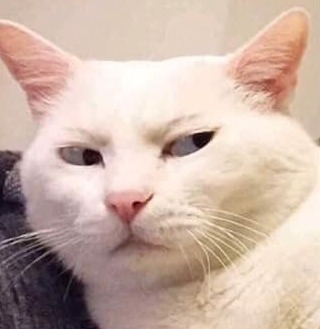
#> input picture cat.jpg, 320 x 329 px
$ jupyter execute first.ipynb
#> lines starting #> are read from the running program, lines starting #| are printed output that depends on the picture
[cell 1]
import cv2
import numpy as np
import matplotlib.pyplot as plt

np.random.seed(10)
img = cv2.imread('./cat.jpg')
#> img is the input picture: shape (329, 320, 3); mean B, G, R 166.9, 179, 203
img_gray = cv2.cvtColor(img, cv2.COLOR_BGR2GRAY)/255
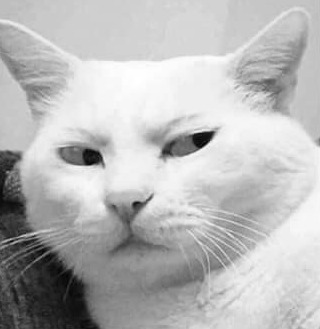
#> img_gray: shape (329, 320) float64; min 0.0157, max 1, mean 0.725
def imshow(img):
    plt.imshow(img,cmap='gray')
    # plt.imshow(img)
    plt.show()

class Conv2d:
    def __init__(self,input,numOfKernel,kernelSize,padding=0,stride=1):
#> called with numOfKernel = 8, kernelSize = 5, padding = 1, stride = 1
        self.input = np.pad(input, ((padding,padding), (padding,padding)), 'constant')
        self.stride = stride
        self.height, self.width = input.shape
#> self.height = 329; self.width = 320
        self.kernel = np.random.randn(numOfKernel, kernelSize, kernelSize) # tao kernel phan boo chuan
        self.output = np.zeros((
                                int((self.height - self.kernel.shape[1]) / self.stride) + 1,
                                int((self.width- self.kernel.shape[2]) / self.stride) + 1,
                                self.kernel.shape[0]
                                )) # kich co anh ra

    def getROI(self):
        for row in range(int((self.height - self.kernel.shape[1]) / self.stride) + 1):
            for col in range(int((self.width - self.kernel.shape[2]) / self.stride) + 1):
                roi = self.input[row * self.stride : row * self.stride + self.kernel.shape[1], col * self.stride : col * self.stride + self.kernel.shape[2]]
                yield row,col,roi
    def operate(self):
        for layer in range(self.kernel.shape[0]):
            for row,col,roi in self.getROI():
                self.output[row,col,layer] = np.sum(roi * self.kernel[layer,:,:])
        return self.output

class Relu:
    def __init__(self,input_conv):
        self.input_conv = input_conv
        self.output_conv_relu = np.zeros([ self.input_conv.shape[0],
                                    self.input_conv.shape[1],
                                    self.input_conv.shape[2] ])

    def operate(self):
        for layer in range(self.output_conv_relu.shape[2]):
            for row in range(self.input_conv.shape[0]):
                for col in range(self.input_conv.shape[1]):
                    self.output_conv_relu[row,col,layer] = 0 if self.input_conv[row,col,layer] <= 0 else self.input_conv[row,col,layer]
        return self.output_conv_relu

class LeakyRelu:
    def __init__(self,input_conv):
        self.input_conv = input_conv
        self.output_leaky_relu = np.zeros([ self.input_conv.shape[0], self.input_conv.shape[1], self.input_conv.shape[2] ])

    def operate(self):
        for layer in range(self.output_leaky_relu.shape[2]):
            for row in range(self.input_conv.shape[0]):
                for col in range(self.input_conv.shape[1]):
                    self.output_leaky_relu[row,col,layer] = 0.1 * self.input_conv[row,col,layer] if self.input_conv[row,col,layer] <= 0 else self.input_conv[row,col,layer]
        return self.output_leaky_relu

class MaxPooling:
    def __init__(self,input, poolingSize=2):
        self.input = input
        self.poolingSize = poolingSize
        self.output = np.zeros((
                                int(self.input.shape[0] / self.poolingSize),
                                int(self.input.shape[1]/ self.poolingSize),
                                self.input.shape[2]))

    def operate(self):
        for layer in range(self.input.shape[2]):
            for row in range(self.output.shape[0]):
                for col in range(self.output.shape[1]):
                    self.output[row,col,layer] = np.max(self.input[row*self.poolingSize : row*self.poolingSize + self.poolingSize,
                                                            col*self.poolingSize : col*self.poolingSize + self.poolingSize,
                                                            layer])
        return self.output

conv2d = Conv2d(img_gray,8,5,padding=1,stride=1)
img_gray_conv2d = conv2d.operate()

# img_gray_conv2d_relu = Relu(img_gray_conv2d).operate()
img_gray_conv2d_relu_leaky = LeakyRelu(img_gray_conv2d).operate()
img_gray_conv2d_relu_leaky_maxpooling = MaxPooling(img_gray_conv2d_relu_leaky,3).operate()
fig = plt.figure(figsize=(12,7))
for i in range(img_gray_conv2d_relu_leaky_maxpooling.shape[2]):
    plt.subplot(2,4, i+1)
    plt.imshow(img_gray_conv2d_relu_leaky_maxpooling[:,:,i], cmap='gray')

plt.savefig('img_gray_conv2d_relu_leaky_maxpooling.jpg')
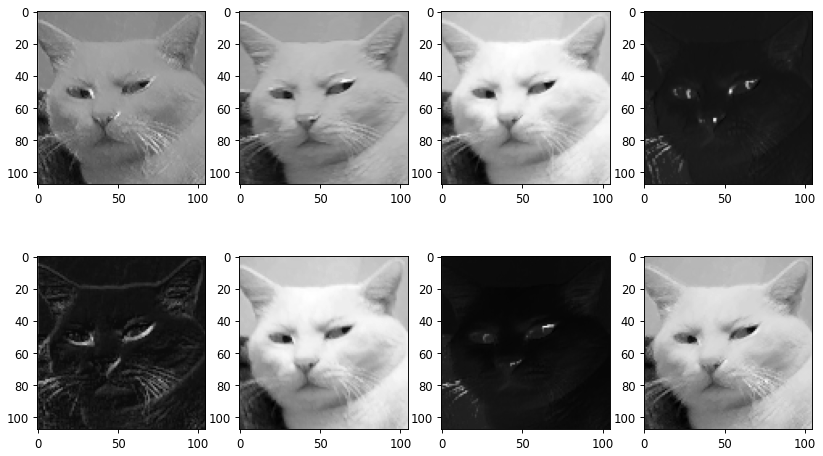
#> figure drawn by matplotlib, 8 panels
plt.show()
